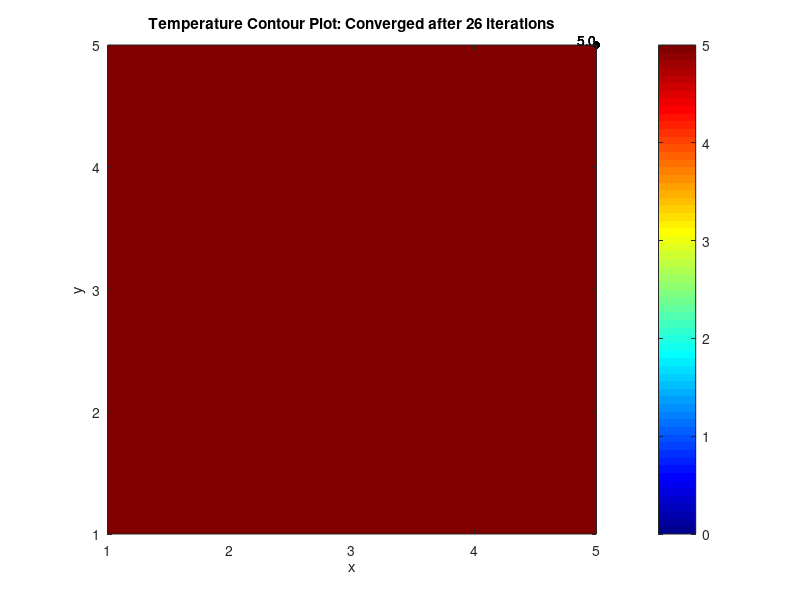
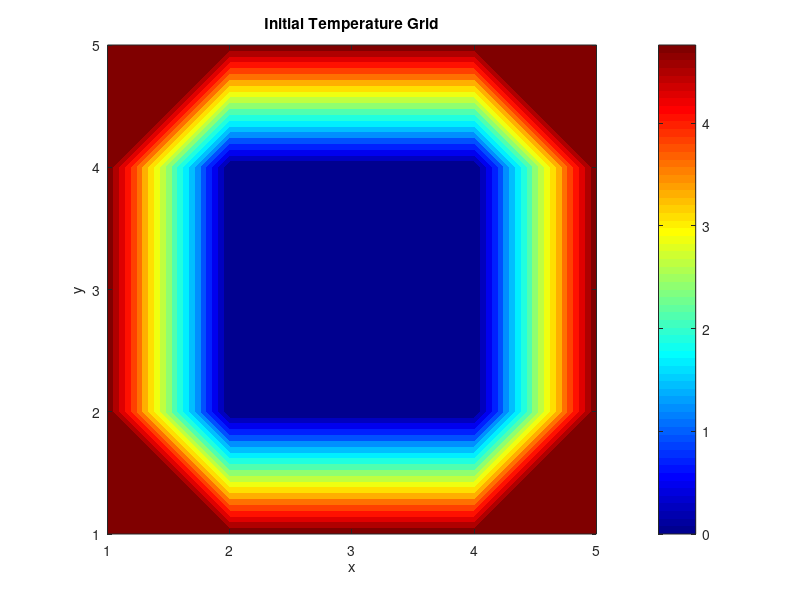

MATLAB code for these plots, in order:
function main()
    % Prompt the user to input grid sizes
    Lx = input('Enter the grid size in x-direction (Lx): ');
    Ly = input('Enter the grid size in y-direction (Ly): ');

    % Parameters
    omega = 1.5; % Relaxation factor
    tolerance = 1e-6; % Convergence threshold
    max_iter = 10000; % Maximum number of iterations

    % Initialize temperature grid with zeros
    T = zeros(Lx, Ly);

    % Input boundary temperature values from the user
    T = inputBoundaryTemperatures(T, Lx, Ly);

    % Input multiple singular temperature points from the user
    [T, singular_points] = inputSingularTemperaturePoints(T, Lx, Ly);

    % Display initial temperature grid
    displayInitialGrid(T, Lx, Ly);

    % Solve the Laplace equation using SOR method
    [T, iter] = solveSOR(T, omega, tolerance, max_iter);

    % Display and save the results
    displayResult(T, iter, Lx, Ly, singular_points);
end

function T = inputBoundaryTemperatures(T, Lx, Ly)
    disp('Enter boundary temperature values:');
    T_left_bottom = input('Left boundary (bottom): ');
    T_left_top = input('Left boundary (top): ');
    T_right_bottom = input('Right boundary (bottom): ');
    T_right_top = input('Right boundary (top): ');
    T_bottom_left = input('Bottom boundary (left): ');
    T_bottom_right = input('Bottom boundary (right): ');
    T_top_left = input('Top boundary (left): ');
    T_top_right = input('Top boundary (right): ');
    
    T(:, 1) = linspace(T_left_bottom, T_left_top, Lx)'; % Left boundary
    T(:, end) = linspace(T_right_bottom, T_right_top, Lx)'; % Right boundary
    T(1, :) = linspace(T_bottom_left, T_bottom_right, Ly); % Bottom boundary
    T(end, :) = linspace(T_top_left, T_top_right, Ly); % Top boundary

    % Display the temperature grid after applying boundary conditions
    disp('Temperature grid after applying boundary conditions:');
    disp(T);
end

function [T, singular_points] = inputSingularTemperaturePoints(T, Lx, Ly)
    singular_points = [];
    disp('Enter the number of singular temperature points:');
    num_temp_points = input('Number of points: ');
    for k = 1:num_temp_points
        disp(['Enter coordinates and temperature value for singular point ', num2str(k), ':']);
        x_temp = input('x-coordinate: ');
        y_temp = input('y-coordinate: ');
        temp = input('Temperature value: ');
        if x_temp >= 1 && x_temp <= Lx && y_temp >= 1 && y_temp <= Ly
            T(y_temp, x_temp) = temp; % Correct the order of indexing
            singular_points = [singular_points; x_temp, y_temp, temp];
        else
            disp('Error: Invalid temperature coordinates.');
        end
    end
end

function displayInitialGrid(T, Lx, Ly)
    figure;
    contourf(T, 20, 'LineColor', 'none'); % Increase contour levels for better visualization
    colormap jet; % Use jet colormap for a visually appealing color scheme
    colorbar;
    title('Initial Temperature Grid');
    xlabel('x');
    ylabel('y');
    axis equal; % Ensure equal scaling of x and y axes
end

function [T, iter] = solveSOR(T, omega, tolerance, max_iter)
    for iter = 1:max_iter
        T_old = T; % Save old temperature values to check convergence

        % Update temperature using SOR method
        for i = 2:size(T, 1)-1
            for j = 2:size(T, 2)-1
                if ~isnan(T(i, j)) % Skip holes
                    T(i, j) = (1-omega) * T(i, j) + omega/4 * (T(i+1, j) + T(i-1, j) + T(i, j+1) + T(i, j-1));
                end
            end
        end

        % Display updated temperature grid every 100 iterations for checking
        if mod(iter, 100) == 0
            disp(['Temperature grid after ', num2str(iter), ' iterations:']);
            disp(T);
        end

        % Check convergence
        if max(max(abs(T - T_old))) < tolerance
            disp(['Converged after ', num2str(iter), ' iterations.']);
            break;
        end
    end
    if iter == max_iter
        disp(['Did not converge after ', num2str(max_iter), ' iterations.']);
    end
end

function displayResult(T, iter, Lx, Ly, singular_points)
    % Display the results
    figure;
    % Temperature contour plot
    contourf(T, 20, 'LineColor', 'none'); % Increase contour levels for better visualization
    colormap jet; % Use jet colormap for a visually appealing color scheme
    colorbar;
    title(['Temperature Contour Plot: Converged after ', num2str(iter), ' iterations']);
    xlabel('x');
    ylabel('y');
    axis equal; % Ensure equal scaling of x and y axes

    % Highlight singular temperature points
    hold on;
    scatter(singular_points(:, 1), singular_points(:, 2), 30, 'k', 'filled'); % Smaller black circles
    for i = 1:size(singular_points, 1)
        text(singular_points(i, 1), singular_points(i, 2), sprintf(' %.1f', singular_points(i, 3)), ...
            'VerticalAlignment', 'bottom', 'HorizontalAlignment', 'right', 'Color', 'black');
    end
    hold off;

    % Save the plot as an image
    saveas(gcf, 'heat_solution_plot.png');
end

% Call the main function
main();
